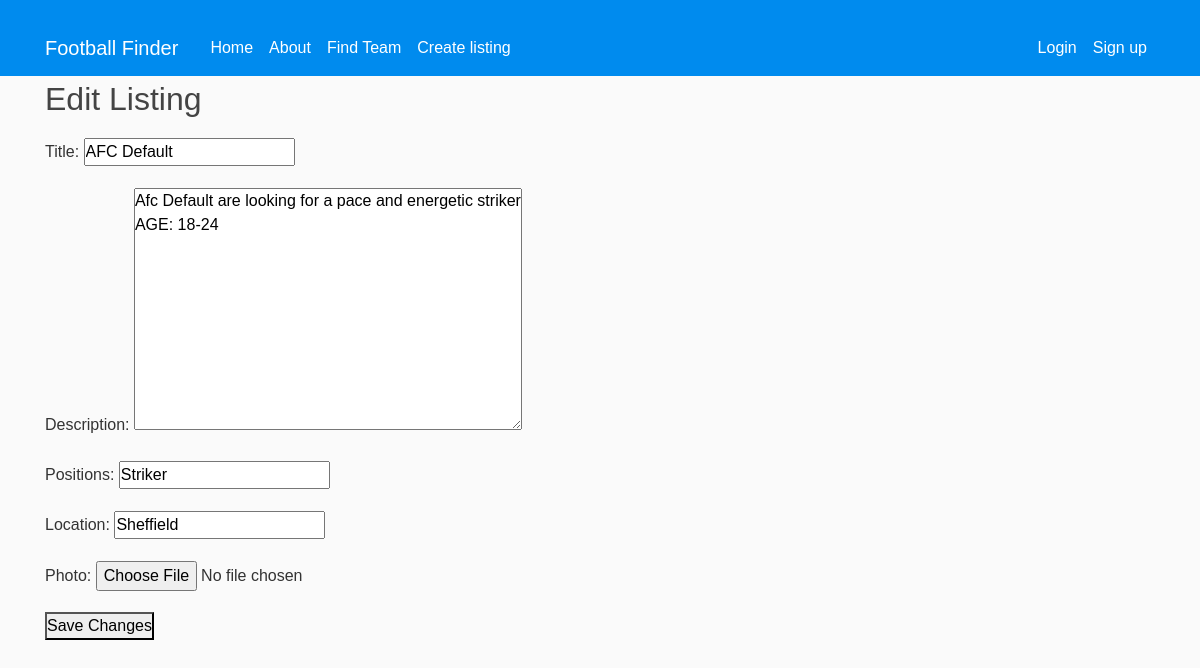
Page /edit-listing/6/ on the earlier database version.
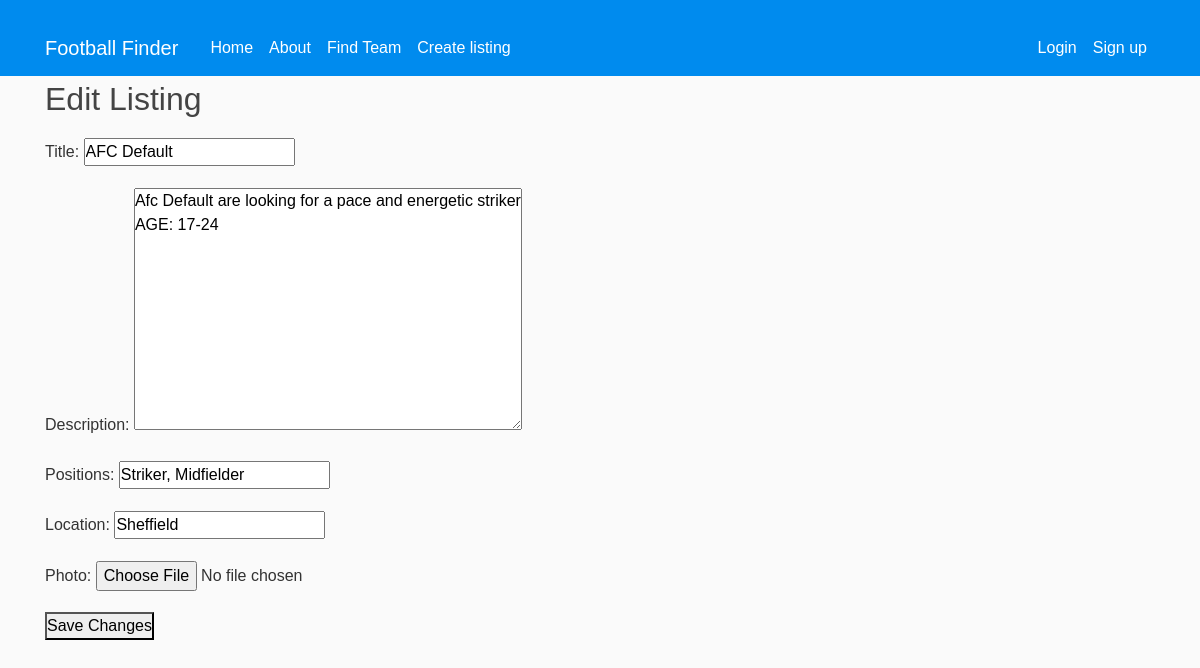
Same page on the later database version.
### ffinderapp/models.py (models this page shows, shortened)
class Listing(models.Model):
    team = models.ForeignKey(get_user_model(), on_delete=models.CASCADE)  # Assuming team is a custom user model
    title = models.CharField(max_length=100)
    description = models.TextField()
    requirements = models.TextField()
    created_at = models.DateTimeField(auto_now_add=True)
    location = models.CharField(max_length=100, default='')
    city = models.CharField(max_length=100, default='')
    photo = models.ImageField(upload_to='media/listing_photos/', null=True, blank=True)  # Adding photo field
    positions = models.CharField(max_length=100, default='')

### ffinderapp/views.py (the view)
# urls.py: path('edit-listing/<int:listing_id>/', views.edit_listing, name='edit_listing'),
def edit_listing(request, listing_id):
    listing = get_object_or_404(Listing, id=listing_id)
    if request.method == 'POST':
        form = ListingForm(request.POST, instance=listing)
        if form.is_valid():
            form.save()
            return redirect('listing_detail', listing_id=listing_id)
    else:
        form = ListingForm(instance=listing)
    return render(request, 'ffinderapp/edit_listing.html', {'form': form})

### ffinderapp/forms.py
class ListingForm(forms.ModelForm):
    class Meta:
        model = Listing
        fields = ['title', 'description', 'positions', 'location', 'photo']

### ffinderapp/templates/ffinderapp/edit_listing.html (shortened to what this page needs)
{% extends 'ffinderapp/base.html' %}
{% block content %}
<h2>Edit Listing</h2>
<form method="post" enctype="multipart/form-data">
  {{ form.as_p }}
  <button type="submit">Save Changes</button>
</form>
{% endblock %}

Differences in the rows shown:
changed Listing "AFC Default": description "Afc Default are looking for a pace and energetic striker AGE: 18-24" → "Afc Default are looking for a pace and energetic striker AGE: 17-24"; positions "Striker" → "Striker, Midfielder"
